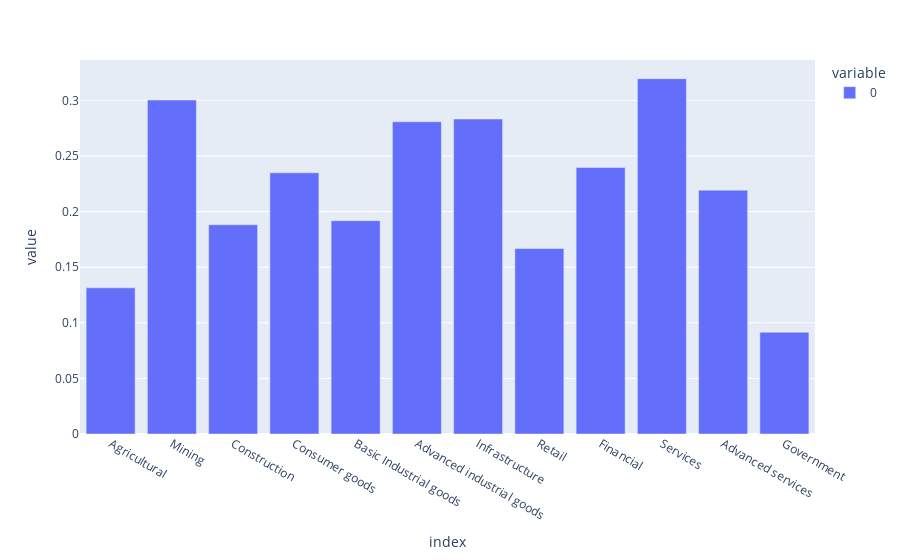

Notebook source saved alongside this figure:
### Code cell
px.bar(list_sectors_dualsourced[0].sum() / (list_sectors_not_dualsourced[0].sum() + list_sectors_dualsourced[0].sum()))

### Figure 1 — Plotly figure (JSON) as saved in the notebook; plotly's stock layout.template omitted (floating-point values rounded to 4 significant figures)
{"data": [{"alignmentgroup": "True", "hovertemplate": "variable=0<br>index=%{x}<br>value=%{y}<extra></extra>", "legendgroup": "0", "marker": {"color": "#636efa", "pattern": {"shape": ""}}, "name": "0", "offsetgroup": "0", "orientation": "v", "showlegend": true, "textposition": "auto", "type": "bar", "x": ["Agricultural", "Mining", "Construction", "Consumer goods", "Basic Industrial goods", "Advanced industrial goods", "Infrastructure", "Retail", "Financial", "Services", "Advanced services", "Government"], "xaxis": "x", "y": [0.1314, 0.3003, 0.1882, 0.2349, 0.1918, 0.2808, 0.2833, 0.1668, 0.2397, 0.3195, 0.2193, 0.0915], "yaxis": "y"}], "layout": {"barmode": "relative", "legend": {"title": {"text": "variable"}, "tracegroupgap": 0}, "margin": {"t": 60}, "xaxis": {"anchor": "y", "domain": [0, 1], "title": {"text": "index"}}, "yaxis": {"anchor": "x", "domain": [0, 1], "title": {"text": "value"}}}}
